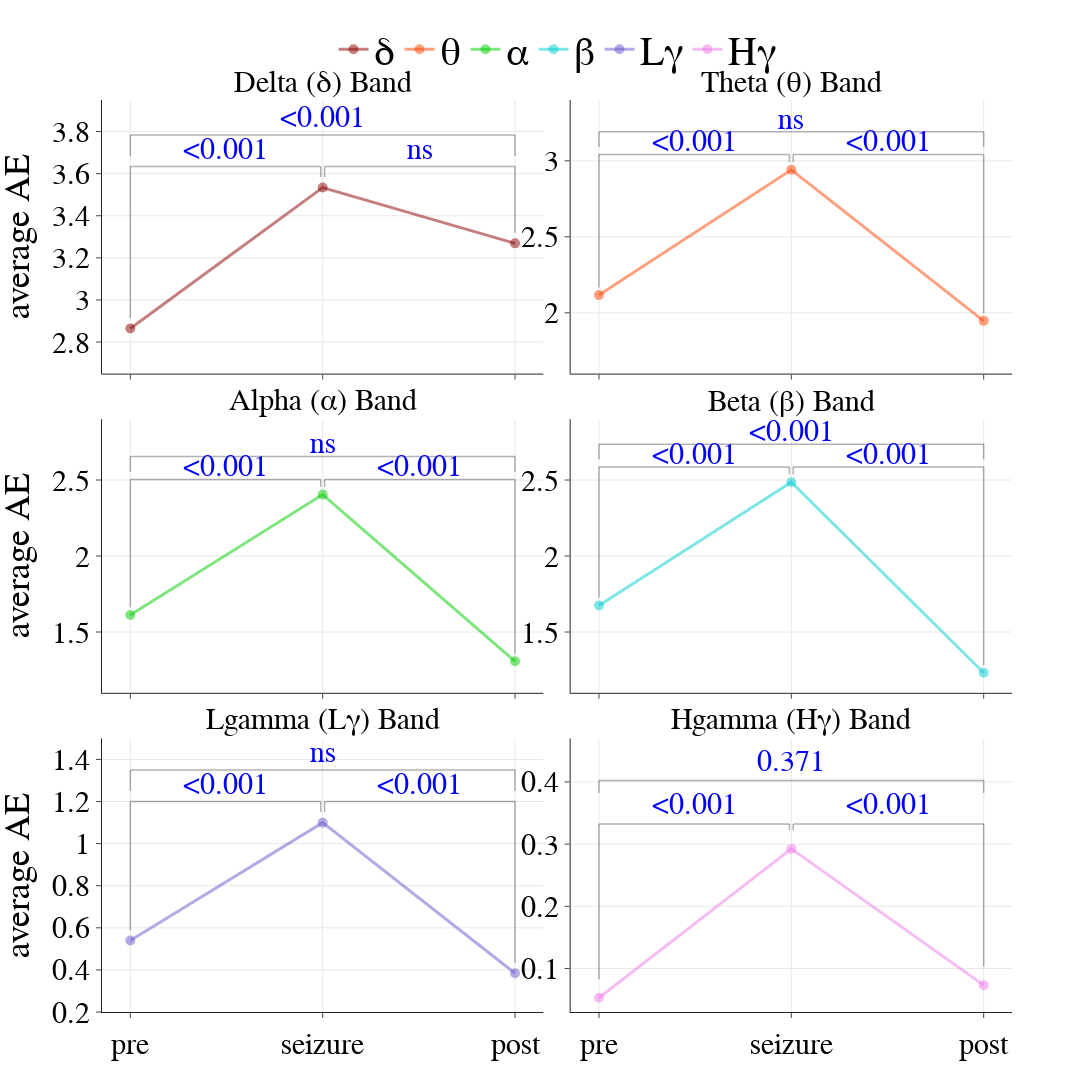

Source (notebook cell):
### Code cell
fig = make_subplots(rows=3, cols=2,vertical_spacing=0.05,horizontal_spacing=0.03,shared_xaxes=True,
                    subplot_titles=(
                            "Delta (δ) Band",
                            "Theta (θ) Band",
                            "Alpha (α) Band",
                            "Beta (β) Band",
                            "Lgamma (Lγ) Band",
                            "Hgamma (Hγ) Band"))


mappi(fig,"delta",1,1,"<0.001","ns","<0.001")
mappi(fig,"theta",1,2,"<0.001","<0.001","ns")
mappi(fig,"alpha",2,1,"<0.001","<0.001","ns")
mappi(fig,"beta",2,2,"<0.001","<0.001","<0.001")
mappi(fig,"lgamma",3,1,"<0.001","<0.001","ns")
mappi(fig,"hgamma",3,2,"<0.001","<0.001","ns")

means=band_grouped_data.query('band=="hgamma"')[['pre_mean','sez_mean','post_mean']].iloc[0].values
p_value_brackets = [
            {'x_coords': [0,0,0.99,0.99],
            'y_coords': [means[0]  +0.03, means[1] + +0.04 ,
                        means[1]  +0.04 , means[1] + 0.03 ],
            'label': "<0.001"},
            {'x_coords': [1.01,1.01,2,2],
            'y_coords': [means[1] +  0.03, means[1]  + 0.04,
                        means[1] +  0.04, means[2]  + 0.03],
            'label': "<0.001"},
            {'x_coords': [0,0,2,2],
            'y_coords': [means[1]  + 0.09, means[1]  +0.11,
                        means[1]  + 0.11, means[1]  + 0.09 ],
            'label': "0.371"}] 

for bracket in p_value_brackets:
        for i in range(1, len(bracket['x_coords'])):
                fig.add_shape(dict(type="line", xref="x", yref="y",
                    x0=bracket['x_coords'][i - 1],x1=bracket['x_coords'][i],
                    y0=bracket['y_coords'][i - 1],y1=bracket['y_coords'][i]),
                    line=dict(color='rgba(0,0,0,1)', width=1.5),
                    row=3, col=2)
        fig.add_annotation(dict(
                text=bracket['label'],name="p-value",xref="x", 
                x=(bracket['x_coords'][0] + bracket['x_coords'][2]) / 2,
                y=bracket['y_coords'][1]+0.03,
                showarrow=False),
                font=dict(size=30, color="blue",family="Times new Roman"),
                row=3, col=2)



fig.update_yaxes(title_text="average AE",range=(2.65,3.95),row=1, col=1)
fig.update_yaxes(range=(1.6,3.4),row=1, col=2)
fig.update_yaxes(title_text="average AE",range=(1.1,2.9),row=2, col=1)
fig.update_yaxes(range=(1.1,2.9),row=2, col=2)
fig.update_yaxes(title_text="average AE",range=(0.2,1.5),row=3, col=1)
fig.update_yaxes(range=(0.03,0.47),row=3, col=2)

# Add shapes
# fig.update_layout(
#     shapes=[
#         dict(type="rect", xref="x1",yref="y1",
#             x0=0, y0=2.65, x1=2, y1=3.95, line_width=3),
#         dict(type="rect", xref="x2", yref='y2',
#              x0=0, y0=1.6, x1=2, y1=3.4),
#         dict(type="rect", xref="x3", yref="y3",
#              x0=0, y0=1.1, x1=2, y1=2.9),
#         dict(type="rect", xref="x4", yref="y4",
#              x0=0, y0=1.1, x1=2, y1=2.9),
#         dict(type="rect", xref="x5", yref="y5",
#              x0=0, y0=0.2, x1=2, y1=1.5),
#         dict(type="rect", xref="x6", yref="y6",
#              x0=0, y0=0.03, x1=2, y1=0.47)
#         ])

fon_sz=30;
fig.update_layout(
        legend=dict(orientation="h",yanchor="bottom",y=1.02,xanchor="center",x=0.5,font=dict(size=40)),
        template="simple_white",
        font_family="Times new Roman",font_color="black",font_size=fon_sz,height=1200,width=2200)
fig.update_annotations(font=dict(family="Times new Roman", size=30))
fig.for_each_xaxis(lambda x: x.update(showgrid=True))
fig.for_each_yaxis(lambda x: x.update(showgrid=True))


fig.show()
fig.write_image("../Link to img/Fig2.png")
fig.write_html("../images/interactive/Fig2.html")

### Figure 1 — Plotly figure (JSON) as saved in the notebook; plotly's stock layout.template omitted (floating-point values rounded to 4 significant figures)
{"data": [{"line": {"color": "rgba(139,0,0,0.5)", "width": 3}, "marker": {"color": "rgba(139,0,0,0.5)", "size": 10}, "mode": "lines+markers", "name": "δ", "type": "scatter", "x": [0, 1, 2], "xaxis": "x", "y": [2.864, 3.534, 3.269], "yaxis": "y"}, {"line": {"color": "rgba(255,69,0,0.5)", "width": 3}, "marker": {"color": "rgba(255,69,0,0.5)", "size": 10}, "mode": "lines+markers", "name": "θ", "type": "scatter", "x": [0, 1, 2], "xaxis": "x2", "y": [2.116, 2.941, 1.947], "yaxis": "y2"}, {"line": {"color": "rgba(0,205,0,0.5)", "width": 3}, "marker": {"color": "rgba(0,205,0,0.5)", "size": 10}, "mode": "lines+markers", "name": "α", "type": "scatter", "x": [0, 1, 2], "xaxis": "x3", "y": [1.612, 2.404, 1.307], "yaxis": "y3"}, {"line": {"color": "rgba(0,206,209,0.5)", "width": 3}, "marker": {"color": "rgba(0,206,209,0.5)", "size": 10}, "mode": "lines+markers", "name": "β", "type": "scatter", "x": [0, 1, 2], "xaxis": "x4", "y": [1.675, 2.486, 1.232], "yaxis": "y4"}, {"line": {"color": "rgba(105,89,205,0.5)", "width": 3}, "marker": {"color": "rgba(105,89,205,0.5)", "size": 10}, "mode": "lines+markers", "name": "Lγ", "type": "scatter", "x": [0, 1, 2], "xaxis": "x5", "y": [0.5394, 1.1, 0.3842], "yaxis": "y5"}, {"line": {"color": "rgba(238,122,233,0.5)", "width": 3}, "marker": {"color": "rgba(238,122,233,0.5)", "size": 10}, "mode": "lines+markers", "name": "Hγ", "type": "scatter", "x": [0, 1, 2], "xaxis": "x6", "y": [0.05287, 0.2923, 0.07317], "yaxis": "y6"}], "layout": {"annotations": [{"font": {"family": "Times new Roman", "size": 30}, "showarrow": false, "text": "Delta (δ) Band", "x": 0.2425, "xanchor": "center", "xref": "paper", "y": 1, "yanchor": "bottom", "yref": "paper"}, {"font": {"family": "Times new Roman", "size": 30}, "showarrow": false, "text": "Theta (θ) Band", "x": 0.7575, "xanchor": "center", "xref": "paper", "y": 1, "yanchor": "bottom", "yref": "paper"}, {"font": {"family": "Times new Roman", "size": 30}, "showarrow": false, "text": "Alpha (α) Band", "x": 0.2425, "xanchor": "center", "xref": "paper", "y": 0.65, "yanchor": "bottom", "yref": "paper"}, {"font": {"family": "Times new Roman", "size": 30}, "showarrow": false, "text": "Beta (β) Band", "x": 0.7575, "xanchor": "center", "xref": "paper", "y": 0.65, "yanchor": "bottom", "yref": "paper"}, {"font": {"family": "Times new Roman", "size": 30}, "showarrow": false, "text": "Lgamma (Lγ) Band", "x": 0.2425, "xanchor": "center", "xref": "paper", "y": 0.3, "yanchor": "bottom", "yref": "paper"}, {"font": {"family": "Times new Roman", "size": 30}, "showarrow": false, "text": "Hgamma (Hγ) Band", "x": 0.7575, "xanchor": "center", "xref": "paper", "y": 0.3, "yanchor": "bottom", "yref": "paper"}, {"font": {"color": "blue", "family": "Times new Roman", "size": 30}, "name": "p-value", "showarrow": false, "text": "<0.001", "x": 0.495, "xref": "x", "y": 3.714, "yref": "y"}, {"font": {"color": "blue", "family": "Times new Roman", "size": 30}, "name": "p-value", "showarrow": false, "text": "ns", "x": 1.505, "xref": "x", "y": 3.714, "yref": "y"}, {"font": {"color": "blue", "family": "Times new Roman", "size": 30}, "name": "p-value", "showarrow": false, "text": "<0.001", "x": 1, "xref": "x", "y": 3.864, "yref": "y"}, {"font": {"color": "blue", "family": "Times new Roman", "size": 30}, "name": "p-value", "showarrow": false, "text": "<0.001", "x": 0.495, "xref": "x2", "y": 3.121, "yref": "y2"}, {"font": {"color": "blue", "family": "Times new Roman", "size": 30}, "name": "p-value", "showarrow": false, "text": "<0.001", "x": 1.505, "xref": "x2", "y": 3.121, "yref": "y2"}, {"font": {"color": "blue", "family": "Times new Roman", "size": 30}, "name": "p-value", "showarrow": false, "text": "ns", "x": 1, "xref": "x2", "y": 3.271, "yref": "y2"}, {"font": {"color": "blue", "family": "Times new Roman", "size": 30}, "name": "p-value", "showarrow": false, "text": "<0.001", "x": 0.495, "xref": "x3", "y": 2.584, "yref": "y3"}, {"font": {"color": "blue", "family": "Times new Roman", "size": 30}, "name": "p-value", "showarrow": false, "text": "<0.001", "x": 1.505, "xref": "x3", "y": 2.584, "yref": "y3"}, {"font": {"color": "blue", "family": "Times new Roman", "size": 30}, "name": "p-value", "showarrow": false, "text": "ns", "x": 1, "xref": "x3", "y": 2.734, "yref": "y3"}, {"font": {"color": "blue", "family": "Times new Roman", "size": 30}, "name": "p-value", "showarrow": false, "text": "<0.001", "x": 0.495, "xref": "x4", "y": 2.666, "yref": "y4"}, {"font": {"color": "blue", "family": "Times new Roman", "size": 30}, "name": "p-value", "showarrow": false, "text": "<0.001", "x": 1.505, "xref": "x4", "y": 2.666, "yref": "y4"}, {"font": {"color": "blue", "family": "Times new Roman", "size": 30}, "name": "p-value", "showarrow": false, "text": "<0.001", "x": 1, "xref": "x4", "y": 2.816, "yref": "y4"}, {"font": {"color": "blue", "family": "Times new Roman", "size": 30}, "name": "p-value", "showarrow": false, "text": "<0.001", "x": 0.495, "xref": "x5", "y": 1.28, "yref": "y5"}, {"font": {"color": "blue", "family": "Times new Roman", "size": 30}, "name": "p-value", "showarrow": false, "text": "<0.001", "x": 1.505, "xref": "x5", "y": 1.28, "yref": "y5"}, {"font": {"color": "blue", "family": "Times new Roman", "size": 30}, "name": "p-value", "showarrow": false, "text": "ns", "x": 1, "xref": "x5", "y": 1.43, "yref": "y5"}, {"font": {"color": "blue", "family": "Times new Roman", "size": 30}, "name": "p-value", "showarrow": false, "text": "<0.001", "x": 0.495, "xref": "x6", "y": 0.3623, "yref": "y6"}, {"font": {"color": "blue", "family": "Times new Roman", "size": 30}, "name": "p-value", "showarrow": false, "text": "<0.001", "x": 1.505, "xref": "x6", "y": 0.3623, "yref": "y6"}, {"font": {"color": "blue", "family": "Times new Roman", "size": 30}, "name": "p-value", "showarrow": false, "text": "0.371", "x": 1, "xref": "x6", "y": 0.4323, "yref": "y6"}], "font": {"color": "black", "family": "Times new Roman", "size": 30}, "height": 1200, "legend": {"font": {"size": 40}, "orientation": "h", "x": 0.5, "xanchor": "center", "y": 1.02, "yanchor": "bottom"}, "shapes": [{"line": {"color": "rgba(0,0,0,1)", "width": 1.5}, "type": "line", "x0": 0, "x1": 0, "xref": "x", "y0": 2.914, "y1": 3.634, "yref": "y"}, {"line": {"color": "rgba(0,0,0,1)", "width": 1.5}, "type": "line", "x0": 0, "x1": 0.99, "xref": "x", "y0": 3.634, "y1": 3.634, "yref": "y"}, {"line": {"color": "rgba(0,0,0,1)", "width": 1.5}, "type": "line", "x0": 0.99, "x1": 0.99, "xref": "x", "y0": 3.634, "y1": 3.584, "yref": "y"}, {"line": {"color": "rgba(0,0,0,1)", "width": 1.5}, "type": "line", "x0": 1.01, "x1": 1.01, "xref": "x", "y0": 3.584, "y1": 3.634, "yref": "y"}, {"line": {"color": "rgba(0,0,0,1)", "width": 1.5}, "type": "line", "x0": 1.01, "x1": 2, "xref": "x", "y0": 3.634, "y1": 3.634, "yref": "y"}, {"line": {"color": "rgba(0,0,0,1)", "width": 1.5}, "type": "line", "x0": 2, "x1": 2, "xref": "x", "y0": 3.634, "y1": 3.319, "yref": "y"}, {"line": {"color": "rgba(0,0,0,1)", "width": 1.5}, "type": "line", "x0": 0, "x1": 0, "xref": "x", "y0": 3.684, "y1": 3.784, "yref": "y"}, {"line": {"color": "rgba(0,0,0,1)", "width": 1.5}, "type": "line", "x0": 0, "x1": 2, "xref": "x", "y0": 3.784, "y1": 3.784, "yref": "y"}, {"line": {"color": "rgba(0,0,0,1)", "width": 1.5}, "type": "line", "x0": 2, "x1": 2, "xref": "x", "y0": 3.784, "y1": 3.684, "yref": "y"}, {"line": {"color": "rgba(0,0,0,1)", "width": 1.5}, "type": "line", "x0": 0, "x1": 0, "xref": "x2", "y0": 2.166, "y1": 3.041, "yref": "y2"}, {"line": {"color": "rgba(0,0,0,1)", "width": 1.5}, "type": "line", "x0": 0, "x1": 0.99, "xref": "x2", "y0": 3.041, "y1": 3.041, "yref": "y2"}, {"line": {"color": "rgba(0,0,0,1)", "width": 1.5}, "type": "line", "x0": 0.99, "x1": 0.99, "xref": "x2", "y0": 3.041, "y1": 2.991, "yref": "y2"}, {"line": {"color": "rgba(0,0,0,1)", "width": 1.5}, "type": "line", "x0": 1.01, "x1": 1.01, "xref": "x2", "y0": 2.991, "y1": 3.041, "yref": "y2"}, {"line": {"color": "rgba(0,0,0,1)", "width": 1.5}, "type": "line", "x0": 1.01, "x1": 2, "xref": "x2", "y0": 3.041, "y1": 3.041, "yref": "y2"}, {"line": {"color": "rgba(0,0,0,1)", "width": 1.5}, "type": "line", "x0": 2, "x1": 2, "xref": "x2", "y0": 3.041, "y1": 1.997, "yref": "y2"}, {"line": {"color": "rgba(0,0,0,1)", "width": 1.5}, "type": "line", "x0": 0, "x1": 0, "xref": "x2", "y0": 3.091, "y1": 3.191, "yref": "y2"}, {"line": {"color": "rgba(0,0,0,1)", "width": 1.5}, "type": "line", "x0": 0, "x1": 2, "xref": "x2", "y0": 3.191, "y1": 3.191, "yref": "y2"}, {"line": {"color": "rgba(0,0,0,1)", "width": 1.5}, "type": "line", "x0": 2, "x1": 2, "xref": "x2", "y0": 3.191, "y1": 3.091, "yref": "y2"}, {"line": {"color": "rgba(0,0,0,1)", "width": 1.5}, "type": "line", "x0": 0, "x1": 0, "xref": "x3", "y0": 1.662, "y1": 2.504, "yref": "y3"}, {"line": {"color": "rgba(0,0,0,1)", "width": 1.5}, "type": "line", "x0": 0, "x1": 0.99, "xref": "x3", "y0": 2.504, "y1": 2.504, "yref": "y3"}, {"line": {"color": "rgba(0,0,0,1)", "width": 1.5}, "type": "line", "x0": 0.99, "x1": 0.99, "xref": "x3", "y0": 2.504, "y1": 2.454, "yref": "y3"}, {"line": {"color": "rgba(0,0,0,1)", "width": 1.5}, "type": "line", "x0": 1.01, "x1": 1.01, "xref": "x3", "y0": 2.454, "y1": 2.504, "yref": "y3"}, {"line": {"color": "rgba(0,0,0,1)", "width": 1.5}, "type": "line", "x0": 1.01, "x1": 2, "xref": "x3", "y0": 2.504, "y1": 2.504, "yref": "y3"}, {"line": {"color": "rgba(0,0,0,1)", "width": 1.5}, "type": "line", "x0": 2, "x1": 2, "xref": "x3", "y0": 2.504, "y1": 1.357, "yref": "y3"}, {"line": {"color": "rgba(0,0,0,1)", "width": 1.5}, "type": "line", "x0": 0, "x1": 0, "xref": "x3", "y0": 2.554, "y1": 2.654, "yref": "y3"}, {"line": {"color": "rgba(0,0,0,1)", "width": 1.5}, "type": "line", "x0": 0, "x1": 2, "xref": "x3", "y0": 2.654, "y1": 2.654, "yref": "y3"}, {"line": {"color": "rgba(0,0,0,1)", "width": 1.5}, "type": "line", "x0": 2, "x1": 2, "xref": "x3", "y0": 2.654, "y1": 2.554, "yref": "y3"}, {"line": {"color": "rgba(0,0,0,1)", "width": 1.5}, "type": "line", "x0": 0, "x1": 0, "xref": "x4", "y0": 1.725, "y1": 2.586, "yref": "y4"}, {"line": {"color": "rgba(0,0,0,1)", "width": 1.5}, "type": "line", "x0": 0, "x1": 0.99, "xref": "x4", "y0": 2.586, "y1": 2.586, "yref": "y4"}, {"line": {"color": "rgba(0,0,0,1)", "width": 1.5}, "type": "line", "x0": 0.99, "x1": 0.99, "xref": "x4", "y0": 2.586, "y1": 2.536, "yref": "y4"}, {"line": {"color": "rgba(0,0,0,1)", "width": 1.5}, "type": "line", "x0": 1.01, "x1": 1.01, "xref": "x4", "y0": 2.536, "y1": 2.586, "yref": "y4"}, {"line": {"color": "rgba(0,0,0,1)", "width": 1.5}, "type": "line", "x0": 1.01, "x1": 2, "xref": "x4", "y0": 2.586, "y1": 2.586, "yref": "y4"}, {"line": {"color": "rgba(0,0,0,1)", "width": 1.5}, "type": "line", "x0": 2, "x1": 2, "xref": "x4", "y0": 2.586, "y1": 1.282, "yref": "y4"}, {"line": {"color": "rgba(0,0,0,1)", "width": 1.5}, "type": "line", "x0": 0, "x1": 0, "xref": "x4", "y0": 2.636, "y1": 2.736, "yref": "y4"}, {"line": {"color": "rgba(0,0,0,1)", "width": 1.5}, "type": "line", "x0": 0, "x1": 2, "xref": "x4", "y0": 2.736, "y1": 2.736, "yref": "y4"}, {"line": {"color": "rgba(0,0,0,1)", "width": 1.5}, "type": "line", "x0": 2, "x1": 2, "xref": "x4", "y0": 2.736, "y1": 2.636, "yref": "y4"}, {"line": {"color": "rgba(0,0,0,1)", "width": 1.5}, "type": "line", "x0": 0, "x1": 0, "xref": "x5", "y0": 0.5894, "y1": 1.2, "yref": "y5"}, {"line": {"color": "rgba(0,0,0,1)", "width": 1.5}, "type": "line", "x0": 0, "x1": 0.99, "xref": "x5", "y0": 1.2, "y1": 1.2, "yref": "y5"}, {"line": {"color": "rgba(0,0,0,1)", "width": 1.5}, "type": "line", "x0": 0.99, "x1": 0.99, "xref": "x5", "y0": 1.2, "y1": 1.15, "yref": "y5"}, {"line": {"color": "rgba(0,0,0,1)", "width": 1.5}, "type": "line", "x0": 1.01, "x1": 1.01, "xref": "x5", "y0": 1.15, "y1": 1.2, "yref": "y5"}, {"line": {"color": "rgba(0,0,0,1)", "width": 1.5}, "type": "line", "x0": 1.01, "x1": 2, "xref": "x5", "y0": 1.2, "y1": 1.2, "yref": "y5"}, {"line": {"color": "rgba(0,0,0,1)", "width": 1.5}, "type": "line", "x0": 2, "x1": 2, "xref": "x5", "y0": 1.2, "y1": 0.4342, "yref": "y5"}, {"line": {"color": "rgba(0,0,0,1)", "width": 1.5}, "type": "line", "x0": 0, "x1": 0, "xref": "x5", "y0": 1.25, "y1": 1.35, "yref": "y5"}, {"line": {"color": "rgba(0,0,0,1)", "width": 1.5}, "type": "line", "x0": 0, "x1": 2, "xref": "x5", "y0": 1.35, "y1": 1.35, "yref": "y5"}, {"line": {"color": "rgba(0,0,0,1)", "width": 1.5}, "type": "line", "x0": 2, "x1": 2, "xref": "x5", "y0": 1.35, "y1": 1.25, "yref": "y5"}, {"line": {"color": "rgba(0,0,0,1)", "width": 1.5}, "type": "line", "x0": 0, "x1": 0, "xref": "x6", "y0": 0.08287, "y1": 0.3323, "yref": "y6"}, {"line": {"color": "rgba(0,0,0,1)", "width": 1.5}, "type": "line", "x0": 0, "x1": 0.99, "xref": "x6", "y0": 0.3323, "y1": 0.3323, "yref": "y6"}, {"line": {"color": "rgba(0,0,0,1)", "width": 1.5}, "type": "line", "x0": 0.99, "x1": 0.99, "xref": "x6", "y0": 0.3323, "y1": 0.3223, "yref": "y6"}, {"line": {"color": "rgba(0,0,0,1)", "width": 1.5}, "type": "line", "x0": 1.01, "x1": 1.01, "xref": "x6", "y0": 0.3223, "y1": 0.3323, "yref": "y6"}, {"line": {"color": "rgba(0,0,0,1)", "width": 1.5}, "type": "line", "x0": 1.01, "x1": 2, "xref": "x6", "y0": 0.3323, "y1": 0.3323, "yref": "y6"}, {"line": {"color": "rgba(0,0,0,1)", "width": 1.5}, "type": "line", "x0": 2, "x1": 2, "xref": "x6", "y0": 0.3323, "y1": 0.1032, "yref": "y6"}, {"line": {"color": "rgba(0,0,0,1)", "width": 1.5}, "type": "line", "x0": 0, "x1": 0, "xref": "x6", "y0": 0.3823, "y1": 0.4023, "yref": "y6"}, {"line": {"color": "rgba(0,0,0,1)", "width": 1.5}, "type": "line", "x0": 0, "x1": 2, "xref": "x6", "y0": 0.4023, "y1": 0.4023, "yref": "y6"}, {"line": {"color": "rgba(0,0,0,1)", "width": 1.5}, "type": "line", "x0": 2, "x1": 2, "xref": "x6", "y0": 0.4023, "y1": 0.3823, "yref": "y6"}], "width": 2200, "xaxis": {"anchor": "y", "domain": [0, 0.485], "matches": "x5", "showgrid": true, "showticklabels": false, "ticktext": ["pre", "seizure", "post"], "tickvals": [0, 1, 2]}, "xaxis2": {"anchor": "y2", "domain": [0.515, 1], "matches": "x6", "showgrid": true, "showticklabels": false, "ticktext": ["pre", "seizure", "post"], "tickvals": [0, 1, 2]}, "xaxis3": {"anchor": "y3", "domain": [0, 0.485], "matches": "x5", "showgrid": true, "showticklabels": false, "ticktext": ["pre", "seizure", "post"], "tickvals": [0, 1, 2]}, "xaxis4": {"anchor": "y4", "domain": [0.515, 1], "matches": "x6", "showgrid": true, "showticklabels": false, "ticktext": ["pre", "seizure", "post"], "tickvals": [0, 1, 2]}, "xaxis5": {"anchor": "y5", "domain": [0, 0.485], "showgrid": true, "ticktext": ["pre", "seizure", "post"], "tickvals": [0, 1, 2]}, "xaxis6": {"anchor": "y6", "domain": [0.515, 1], "showgrid": true, "ticktext": ["pre", "seizure", "post"], "tickvals": [0, 1, 2]}, "yaxis": {"anchor": "x", "domain": [0.7, 1], "range": [2.65, 3.95], "showgrid": true, "title": {"text": "average AE"}}, "yaxis2": {"anchor": "x2", "domain": [0.7, 1], "range": [1.6, 3.4], "showgrid": true}, "yaxis3": {"anchor": "x3", "domain": [0.35, 0.65], "range": [1.1, 2.9], "showgrid": true, "title": {"text": "average AE"}}, "yaxis4": {"anchor": "x4", "domain": [0.35, 0.65], "range": [1.1, 2.9], "showgrid": true}, "yaxis5": {"anchor": "x5", "domain": [0, 0.3], "range": [0.2, 1.5], "showgrid": true, "title": {"text": "average AE"}}, "yaxis6": {"anchor": "x6", "domain": [0, 0.3], "range": [0.03, 0.47], "showgrid": true}}}
